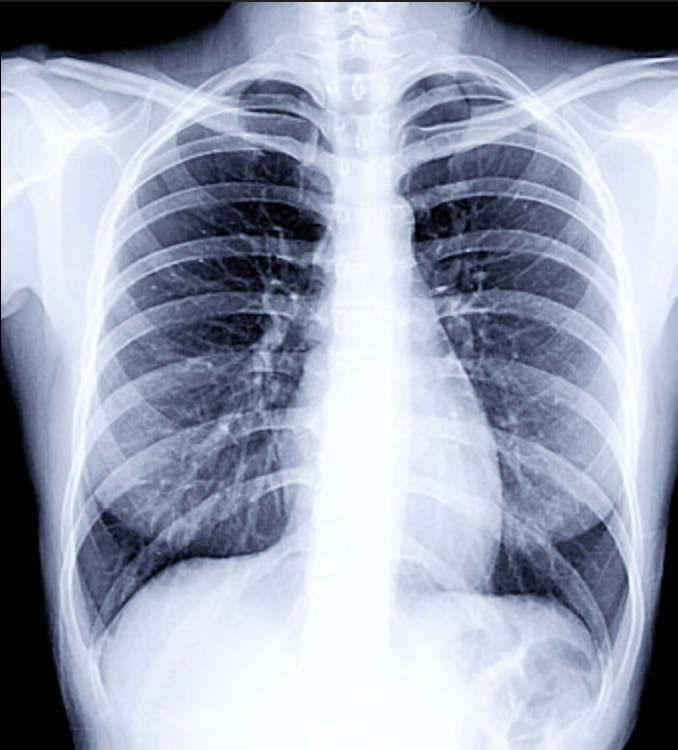
#> input picture xray.png, 678 x 750 px
$ python image.py
#> lines starting #> are read from the running program, lines starting #| are printed output that depends on the picture
#> further down, new_image is the input picture: shape (750, 678, 3); mean B, G, R 180.2, 163.7, 156.2
import numpy as  np
import cv2
import matplotlib.pyplot as plt
from skimage import data, util, restoration
import pywt

def add_gaussian_noise(image):
    image = image.astype(np.float64) /255.0
    noisy_image = util.random_noise(image, mode='gaussian')

    return (noisy_image*255).astype(np.float64)


def compute_snr(original, next_original):
    original = original.astype(np.float64)
    next_original = next_original.astype(np.float64)

    signal_power = np.sum(original **2)
    noise_power = np.sum((original-next_original)**2)
    if noise_power ==0:
        return float('inf')
    return 10*np.log10(signal_power/noise_power)

def add_gaussian_noise_snr(image, target_snr_db=20):
    """Add noise to achieve specific SNR"""
#> called with target_snr_db = 20
    image = image.astype(np.float64)
    signal_power = np.mean(image ** 2)
#> signal_power = 34269.3
    snr_linear = 10 ** (target_snr_db / 10)
    noise_power = signal_power / snr_linear
#> noise_power = 342.7
    noise_std = np.sqrt(noise_power)
#> noise_std = 18.51

    noise = np.random.normal(0, noise_std, image.shape)
    noisy_image = image + noise
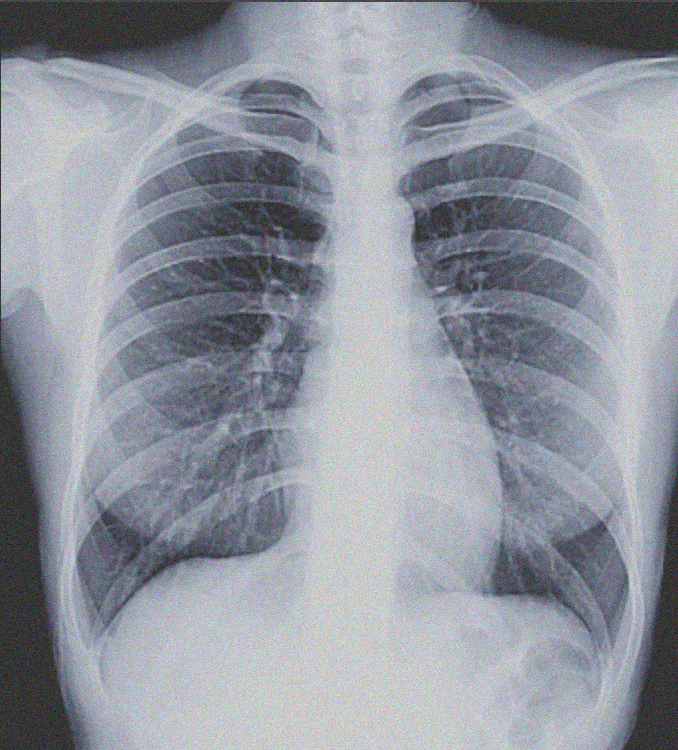
#> noisy_image: shape (750, 678, 3) float64; mean B, G, R 180.2, 163.8, 156.2; drawn with min black and max white
    return np.clip(noisy_image, 0, 255).astype(np.float64)

def denoise_img(noisy_image, wavelet='db4'):
#> called with wavelet = 'db4'
    noisy_image = noisy_image.astype(np.float64)

    noise_level_estimate = restoration.estimate_sigma(noisy_image, channel_axis=-1)
#> noise_level_estimate = [14.65, 15.8, 16.48]

    denoised_channels = []
    for channel_index in range(noisy_image.shape[2]):
        channel = noisy_image[:, :, channel_index]
        sigma = noise_level_estimate[channel_index]
        threshold = 0.5 *sigma * np.sqrt(2* np.log(channel.size))

        coeffs = pywt.wavedec2(channel,wavelet, level=2)

        coeffs_threshold = coeffs.copy()

        for i in range(1,len(coeffs_threshold)):
            coeffs_threshold[i] = tuple(pywt.threshold(subband,threshold, mode='soft') for subband in coeffs[i])

        reconstructed_channel = pywt.waverec2(coeffs_threshold, wavelet)
        reconstructed_channel = np.clip(reconstructed_channel,0,255)
        denoised_channels.append(reconstructed_channel)
#> this loop made 3 passes
#> (sigma, threshold) on passes 1 to 3: (14.65, 37.55), (15.8, 40.5), (16.48, 42.24)
#> pass 1, in denoise_img, `channel = noisy_image[:, :, channel_index]`:
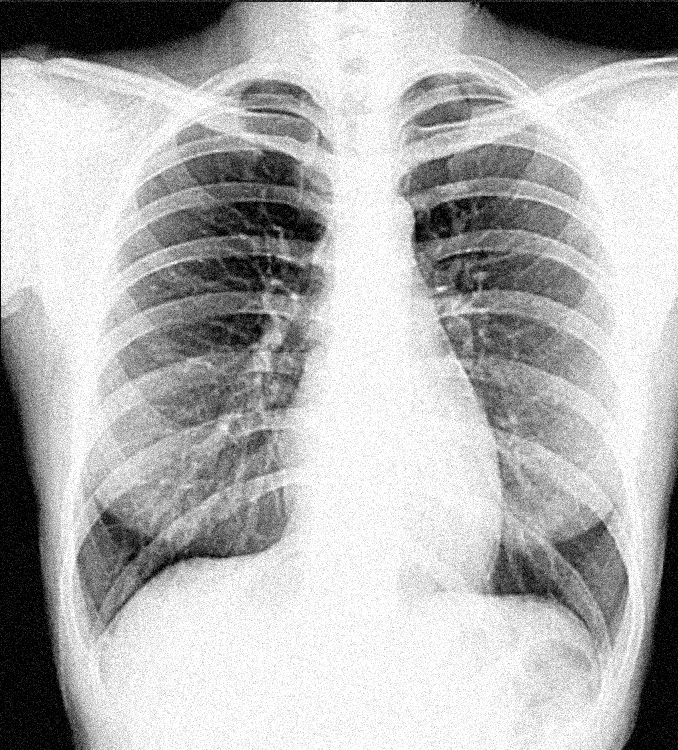
#> channel: shape (750, 678) float64; min 0, max 255, mean 178.8
#> after the loop:
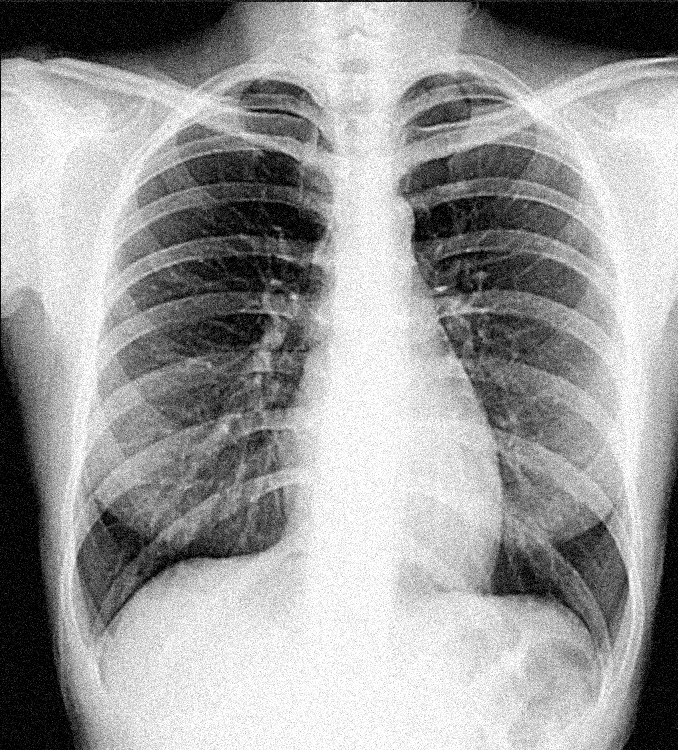
#> channel: shape (750, 678) float64; min 0, max 255, mean 156.1
#> after the loop, denoised_channels = 3 items

    denoised_img = cv2.merge([ch.astype(noisy_image.dtype) for ch in denoised_channels])


    return denoised_img

def denoise_wavelet_skimage(noisy_image, wavelet='db4', method='BayesShrink'):
#> called with wavelet = 'db4', method = 'BayesShrink'
    noisy_image_norm = noisy_image / 255.0  # must be in [0, 1] for skimage
    denoised = restoration.denoise_wavelet(
        noisy_image_norm,
        channel_axis=-1,
        wavelet=wavelet,
        method=method,
        mode='soft',
        rescale_sigma=True
    )
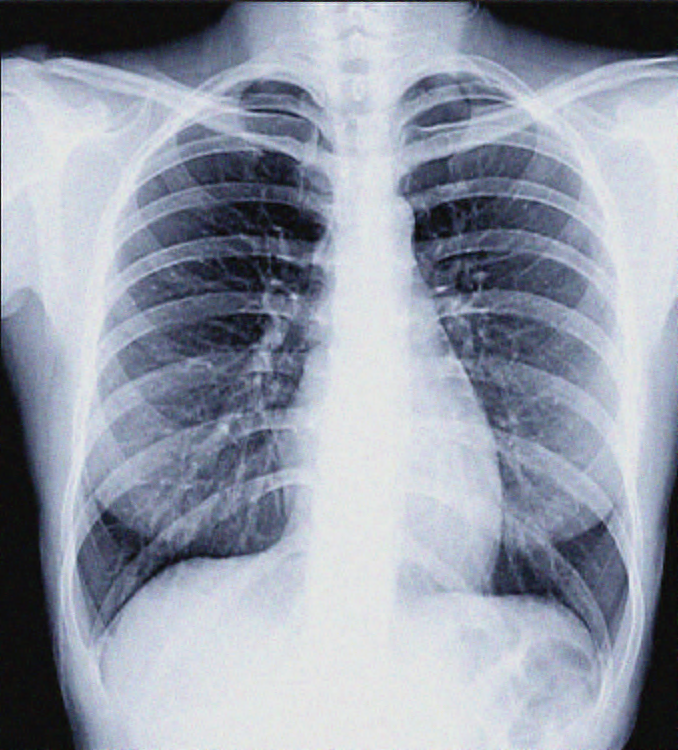
#> denoised: shape (750, 678, 3) float64; mean B, G, R 0.701, 0.64, 0.612; drawn with min black and max white
    return (denoised * 255).astype(np.uint8)

def denoise_for_each(noisy_image, wavelet='sym8'):
    # Ensure image is uint8 or float64 [0, 255]
#> called with wavelet = 'sym8'
    if noisy_image.max() <= 1.0:
        noisy_image = (noisy_image * 255).astype(np.float64)
    else:
        noisy_image = noisy_image.astype(np.float64)

    channels = cv2.split(noisy_image)
    denoised_channels = []


    for channel in channels:
        # Wavelet decomposition
        coeffs = pywt.wavedec2(channel, wavelet, level=1)


        cA = coeffs[0]
        thresholded_details =[]

        for (cH, cV, cD) in coeffs[1:]:

            # Estimate noise via MAD
            sigma_h = np.median(np.abs(cH)) / 0.6745
            sigma_v = np.median(np.abs(cV)) / 0.6745
            sigma_d = np.median(np.abs(cD)) / 0.6745

            # Compute adaptive thresholds
            thresh_h = sigma_h * np.sqrt(2 * np.log(cH.size))
            thresh_v = sigma_v * np.sqrt(2 * np.log(cV.size))
            thresh_d = sigma_d * np.sqrt(2 * np.log(cD.size))

            # Apply soft thresholding
            cH_thresh = pywt.threshold(cH, thresh_h, mode='soft')
            cV_thresh = pywt.threshold(cV, thresh_v, mode='soft')
            cD_thresh = pywt.threshold(cD, thresh_d, mode='soft')

            thresholded_details.append((cH_thresh, cV_thresh, cD_thresh))

        # Reconstruct the channel
        coeffs_thresh = [cA] + thresholded_details
        denoised_channel = pywt.waverec2(coeffs_thresh, wavelet)
        denoised_channel = np.clip(denoised_channel, 0, 255)
        denoised_channels.append(denoised_channel)
#> this loop made 3 passes
#> pass 1, in denoise_for_each, `cA = coeffs[0]`:
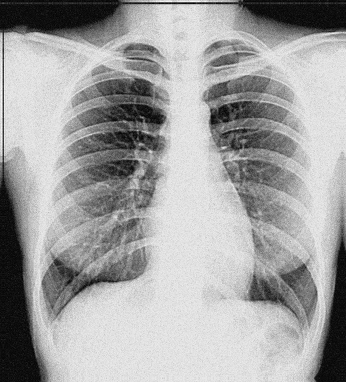
#> cA: shape (382, 346) float64; min -18.68, max 561.4, mean 352.7; drawn with min black and max white
#> after the loop:
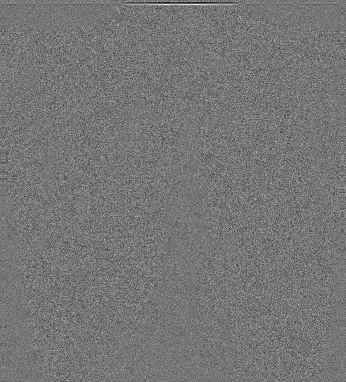
#> cH: shape (382, 346) float64; min -127.9, max 147.8, mean 0; drawn with min black and max white
#> after the loop:
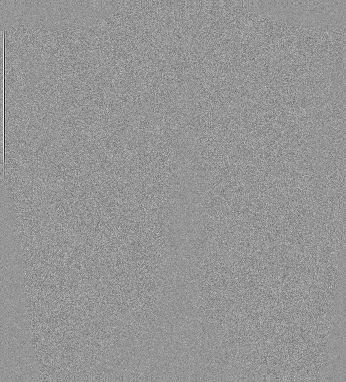
#> cV: shape (382, 346) float64; min -211.7, max 149.9, mean 0; drawn with min black and max white
#> after the loop, denoised_channels = 3 items

    # Merge channels
    denoised_img = cv2.merge([ch.astype(np.uint8) for ch in denoised_channels])
    return denoised_img


# [44 lines of commented-out code are left out]


if __name__ == "__main__":
    new_image = cv2.imread('xray.png')


    noisy_image = add_gaussian_noise_snr(new_image)


    denoised_image =denoise_img(noisy_image)
    sk_deenoise = denoise_wavelet_skimage(noisy_image)
    denois_each =denoise_for_each(noisy_image)

    snr_before = compute_snr(new_image, noisy_image)
#> in compute_snr, `signal_power = np.sum(original **2)`: signal_power = 5.23e+10
#> in compute_snr, `noise_power = np.sum((original-next_original)**2)`: noise_power = 433984046.5
#> snr_before = 20.81
    snr_after = compute_snr(new_image, denoised_image)
#> snr_after = 28.24
    snr_sk = compute_snr(new_image, sk_deenoise)
#> snr_sk = 27.25
    snr_each =compute_snr(new_image, denois_each)
#> snr_each = 26.07

    print(f"SNR before denoising: {snr_before:.2f} dB")
#| SNR before denoising: 20.81 dB
    print(f"SNR after denoising: {snr_after:.2f} dB")
#| SNR after denoising: 28.24 dB
    print(f"SNR after SK: {snr_sk:.2f} dB")
#| SNR after SK: 27.25 dB
    print(f"SNR after Each: {snr_each:.2f} dB")
#| SNR after Each: 26.07 dB

    cv2.imshow("Original", new_image)
    cv2.imshow("Noisy", noisy_image.astype(np.uint8))
    cv2.imshow("Denoised", denoised_image.astype(np.uint8))
    cv2.imshow("sk", sk_deenoise)
    cv2.imshow("Each", denois_each)
    cv2.waitKey(0)
    cv2.destroyAllWindows()
